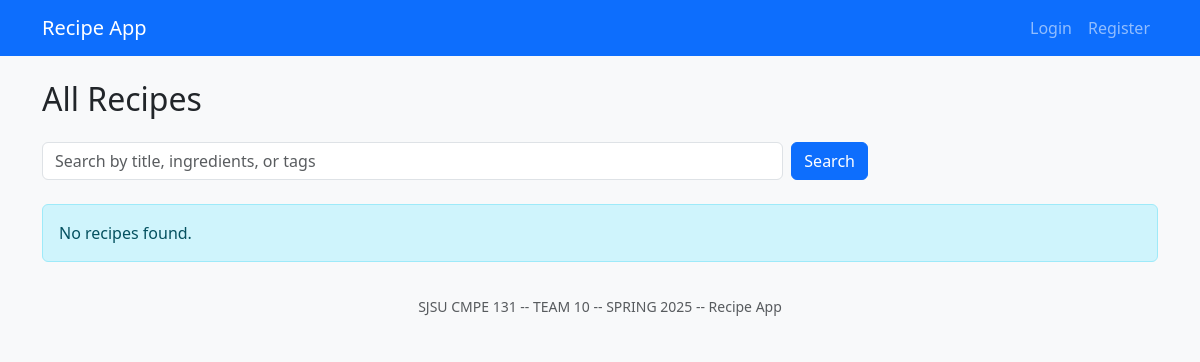
/, run on an earlier commit of the app's database.
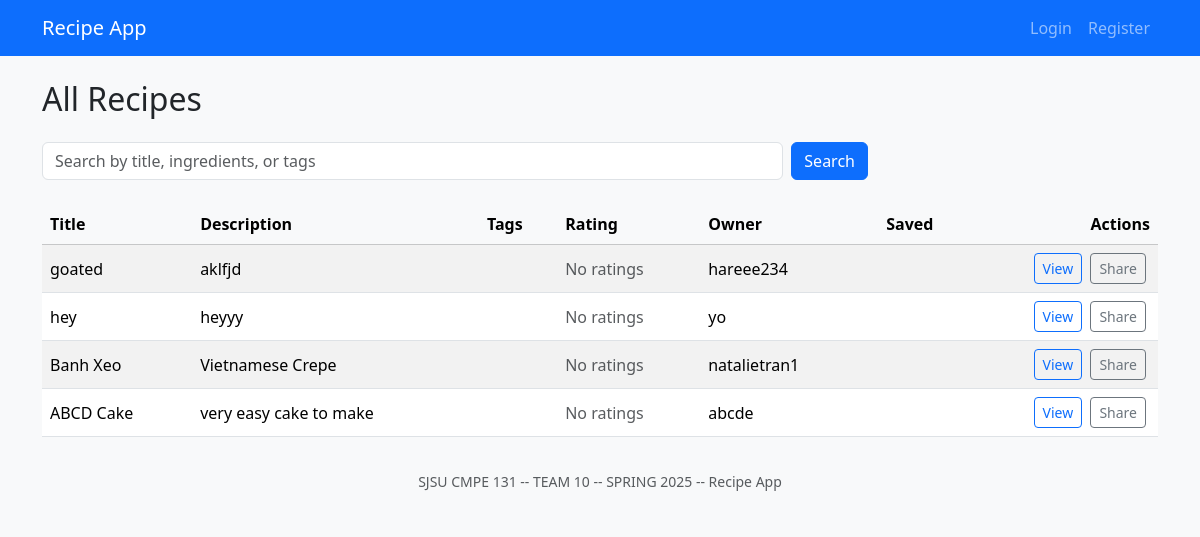
And on a later commit of the database.
### app/models.py (models this page shows, shortened)
class Recipe(db.Model):
    id = db.Column(db.Integer, primary_key=True)
    title = db.Column(db.String(200), nullable=False)
    description = db.Column(db.Text, nullable=False)
    ingredients = db.Column(db.Text, nullable=False)
    instructions = db.Column(db.Text, nullable=False)
    created_at = db.Column(db.DateTime(timezone=True), server_default=func.now())
    user_id = db.Column(db.Integer, db.ForeignKey('user.id'), nullable=False)
    ratings = db.relationship('Rating', backref='recipe', lazy=True, cascade="all, delete-orphan")
    tags = db.relationship(
        'Tag',
        secondary='recipe_tags',
        backref=db.backref('recipes', lazy='dynamic'),
        lazy='dynamic',
    )

class User(UserMixin, db.Model):
    id = db.Column(db.Integer, primary_key=True)
    username = db.Column(db.String(100), unique=True, nullable=False)
    email = db.Column(db.String(120), unique=True, nullable=False)
    password = db.Column(db.String(200), nullable=False)
    recipes = db.relationship('Recipe', backref='author', lazy=True)
    ratings = db.relationship('Rating', backref='user', lazy=True)
    recipes = db.relationship('Recipe', backref='author', lazy=True)
    saved = db.relationship(
        'Recipe',
        secondary=saved_recipes,
        backref=db.backref('saved_by', lazy='dynamic'),
        lazy='dynamic',
    )

### app/routes.py (the view)
@app.route("/")
def home():
    user = get_current_user()
    recipes = Recipe.query.all()
    return render_template("recipes.html", recipes=recipes, user=user)

### app/routes.py (called while the page is built)
def get_current_user():
    uid = session.get("user_id")
    return User.query.get(uid) if uid else None

### app/templates/recipes.html (shortened to what this page needs)
{% extends "base.html" %}
{% block content %}
  <div class="d-flex justify-content-between align-items-center mb-4">
    <h2 class="mb-0">All Recipes</h2>
  </div>
  <form class="row g-2 mb-4" method="GET" action="{{ url_for('recipes') }}">
    <div class="col-md-8">
      <input
        type="text"
        name="search"
        class="form-control"
        placeholder="Search by title, ingredients, or tags"
        value="{{ search_query }}"
      >
    </div>
    <div class="col-auto">
      <button type="submit" class="btn btn-primary">Search</button>
    </div>
  </form>
  {% if recipes %}
    <div class="table-responsive">
      <table class="table table-striped table-hover align-middle">
        <thead class="table-light">
          <tr>
            <th>Title</th>
            <th>Description</th>
            <th>Tags</th>
            <th>Rating</th>
            <th>Owner</th>
            <th class="text-center">Saved</th>
            <th class="text-end">Actions</th>
          </tr>
        </thead>
        <tbody>
          {% for recipe in recipes %}
          <tr>
            <td>{{ recipe.title }}</td>
            <td>{{ recipe.description|truncate(50) }}</td>
            <td>
            </td>
            <td>
              {% if recipe.ratings %}
                {{ recipe.avg_rating() }} / 5
                <span class="text-warning">
                  {% set stars = (recipe.avg_rating()|round)|int %}
                  {% for i in range(stars) %}★{% endfor %}
                  {% for i in range(5-stars) %}☆{% endfor %}
                </span>
                <small class="text-muted">({{ recipe.ratings|length }})</small>
              {% else %}
                <span class="text-muted">No ratings</span>
              {% endif %}
            </td>
            <td>{{ recipe.author.username }}</td>
            <td class="text-center">
            </td>
            <td class="text-end">
              <a href="{{ url_for('view_recipe', recipe_id=recipe.id) }}"
                 class="btn btn-sm btn-outline-primary me-1">View</a>
              <a href="{{ url_for('view_recipe', recipe_id=recipe.id, _external=True) }}"
                 class="btn btn-sm btn-outline-secondary me-1">Share</a>
            </td>
          </tr>
          {% endfor %}
        </tbody>
      </table>
    </div>
  {% else %}
    <div class="alert alert-info">
      No recipes found.
    </div>
  {% endif %}
{% endblock %}

What changed in the data, as far as the page shows it:
added Recipe: title "goated", description "aklfjd", author.username "hareee234"
added Recipe: title "hey", description "heyyy", author.username "yo"
added Recipe: title "Banh Xeo", description "Vietnamese Crepe", author.username "natalietran1"
added Recipe: title "ABCD Cake", description "very easy cake to make", author.username "abcde"
Also different on the page:
text no longer shown: "No recipes found."
text now shown: "Title Description Tags Rating Owner Saved Actions"
